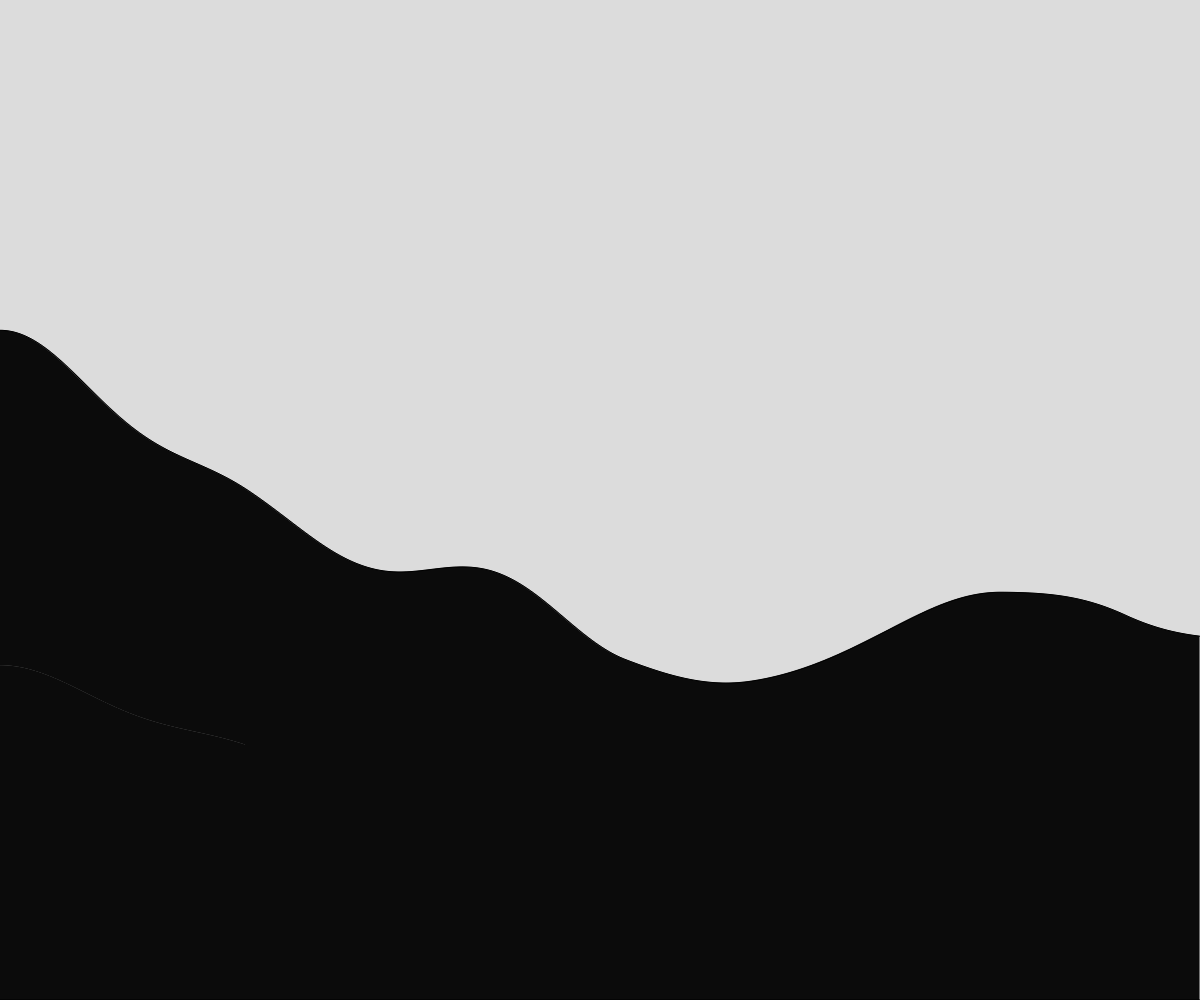
Frame 1 (no input)
Frame 60 (no input): identical to frame 1, image omitted
Frame 120 (the mouse pressed at the canvas centre since frame 60): identical to frame 1, image omitted

The p5.js sketch that drew this single still picture (run headless with seeded random() and noise() and a simulated clock; from frame 60 on, the mouse is pressed at the canvas centre):

// p5.js sketch
// ── sketch.js
// Perlin Noise

let rectHeights;
let bikeLocation = 0
let time = 0;

function setup() {
  createCanvas(windowWidth, windowHeight);
  rectHeights = generateHeights();
}

function draw() {
  background(220);
  //let rectHeight = noise(time) * height;
  
  let howMany = width;
  for (let i=bikeLocation; i<bikeLocation + howMany; i++) {
    let rectWidth = width/howMany;
    rect(rectWidth * (i - bikeLocation) ,height-rectHeights[i], rectWidth, rectHeights[i])
}
  if (keyIsPressed){
    if (key === "d")
    bikeLocation += 5;
  }
  if (key === "a"){
    bikeLocation -= 5;
  }
}

function generateHeights() {
  let theHeights = [];
  for (let i=0; i<5000; i++){
    let rectHeight = noise(i*0.001) * height;
    theHeights.push(rectHeight) ;
  }
  return theHeights;
}
